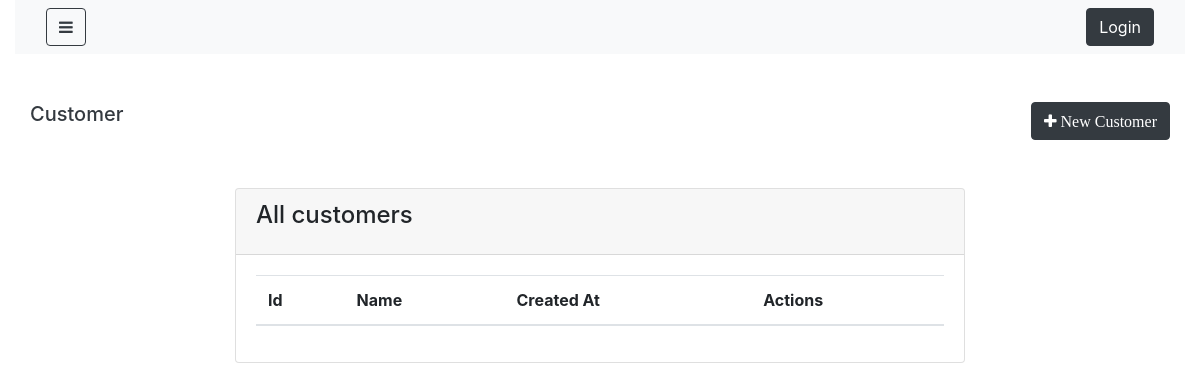
Before: /customers/ with the older database file.
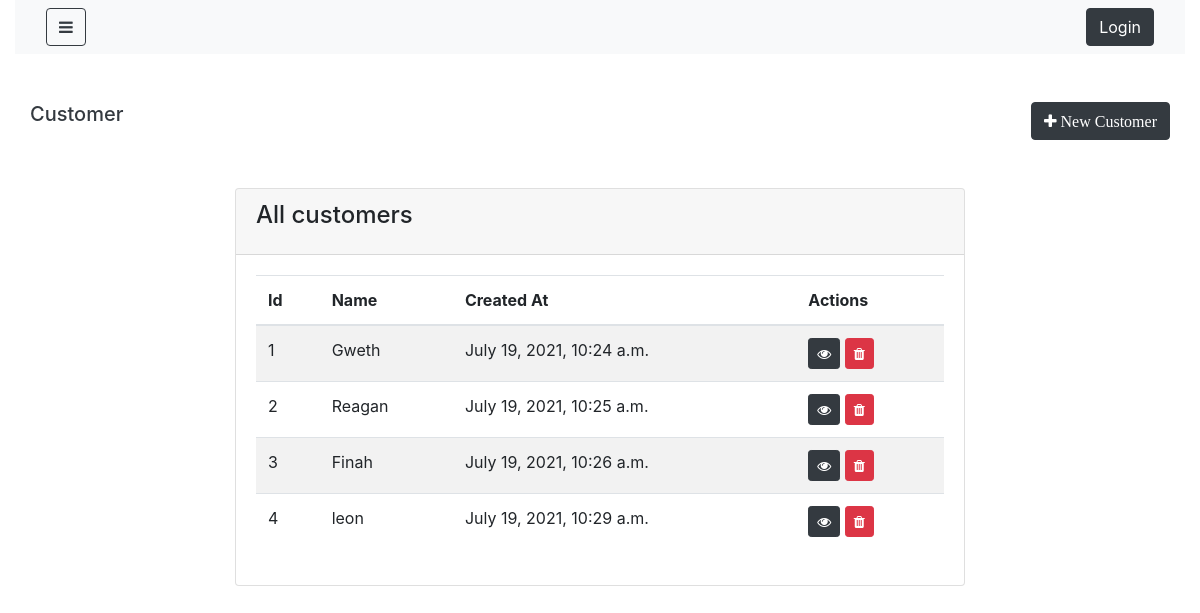
After: the same page with the newer database file.
### shop/models.py (models this page shows)
class Customer(models.Model):
    name=models.CharField(max_length=100, null=False, blank=False)
    phone_number=models.IntegerField(null= True, blank= True)
    email=models.CharField(max_length=100, null=False, blank=False)
    password=models.CharField(max_length=100, null=False, blank=False)
    created_at=models.DateTimeField(auto_now_add=True)
    updated_at= models.DateTimeField(auto_now_add=True)

### shop/views.py (the view)
# urls.py: path('customers/',CustomerList.as_view(),name="Customer"),
class CustomerList(ListView):
    login_required= True
    model = Customer
    template_name= "shop/admin/customer_list.html"

### shop/templates/shop/admin/customer_list.html (shortened to what this page needs)
{% extends 'shop/admin/layouts/admin_master.html' %}
{% block content %}
<div class="container">
    <div class="row my-5">
        <h5 class="text-dark">Customer</h5>
        <button class="btn btn-dark ml-auto" data-toggle="modal"
        data-target="#customerModal">
        <i class ="fa fa-plus" aria-hidden="true"> New Customer </i>
    </button>
    </div>
    <div class="row justify-content-center my-5">
        <div class="col-lg-8">
            <div class="card">
                <div class="card-header">
                    <h4 class="card-title">All customers</h4>
                </div>
                <div class="card-body">
                    <table class="table table-striped table-hover">
                        <thead>
                            <tr>
                                <th>Id</th>
                                <th>Name</th>
                                <th>Created At</th>
                                <th>Actions</th>
                            </tr>
                        </thead>
                        <tbody>
                            {% for object in object_list %}
                               <tr>
                                   <td>{{object.id}}</td>
                                   <td>{{object.name}}</td>
                                   <td>{{object.created_at}}</td>
                                   <td>
                                    <a href="{% url 'Customer_detail' object.id %}"
                                    class="btn btn-dark btn-sm">
                                     <i class="fa fa-eye"></i>
                                   </a>
                                    <button onclick ="deleteCustomer('{{object.id}}')"
                                    class="btn btn-danger btn-sm">
                                    <i class="fa fa-trash"></i>
                                 </button>
                                   </td>
                               </tr>
                            {% endfor %}
                        </tbody>
                    </table>
                </div>
            </div>
        </div>
    </div>
</div>
{% endblock %}

### shop/templates/shop/admin/layouts/admin_master.html (shortened to what this page needs)
<!DOCTYPE html>
{% load static %}
<html>
<head>
  <link rel="stylesheet" href="https://stackpath.bootstrapcdn.com/bootstrap/4.1.3/css/bootstrap.min.css"></head>
  <link rel="stylesheet" href="https://cdnjs.cloudflare.com/ajax/libs/font-awesome/4.7.0/css/font-awesome.min.css">
  <link rel="stylesheet" type="text/css" href="{% static 'style.css' %}">
</head>
<body>
  <div class="wrapper">
    <div id="content" class="container-fluid">
      {% include 'shop/admin/layouts/admin_nav.html' %}
      {% block content%}
      {% endblock content %}
    </div>
</div>
</body>
</html>

### shop/templates/shop/admin/layouts/admin_nav.html
<nav class="navbar navbar-expand-lg navbar-light bg-light">
    <div class="container-fluid">
        <button type="button" id="sidebarCollapse" class="btn btn-outline-dark">
            <i class="fa fa-bars"></i>
        </button>
        <div class="collapse navbar-collapse" id="navbarNav">
            <ul class="navbar-nav ml-auto">
                {% if user.is_authenticated %}
                    <li class="nav-item"><span class="btn btn-outline-dark border-0 mx-2"> Welcome {{ user.get_username }}</span></li>
                    <li><a class="btn btn-dark" href="{% url 'logout' %}?next={{request.path}}">Logout</a></li>
                {% else %}
                    <li class="nav-item"><a class="btn btn-dark" href="{% url 'login' %}?next={{request.path}}">Login</a></li>
                {% endif %}
            </ul>
        </div>
    </div>
</nav>

### ecommerce/static/style.css (style rules this page uses)
.wrapper { display: flex; width: 100%; align-items: stretch; }
a, a:hover, a:focus { color: inherit; text-decoration: none; transition: all 0.3s; }

Changed rows visible on the page:
added Customer: id "1", name "Gweth", created_at "July 19, 2021, 10:24 a.m."
added Customer: id "2", name "Reagan", created_at "July 19, 2021, 10:25 a.m."
added Customer: id "3", name "Finah", created_at "July 19, 2021, 10:26 a.m."
added Customer: id "4", name "leon", created_at "July 19, 2021, 10:29 a.m."
